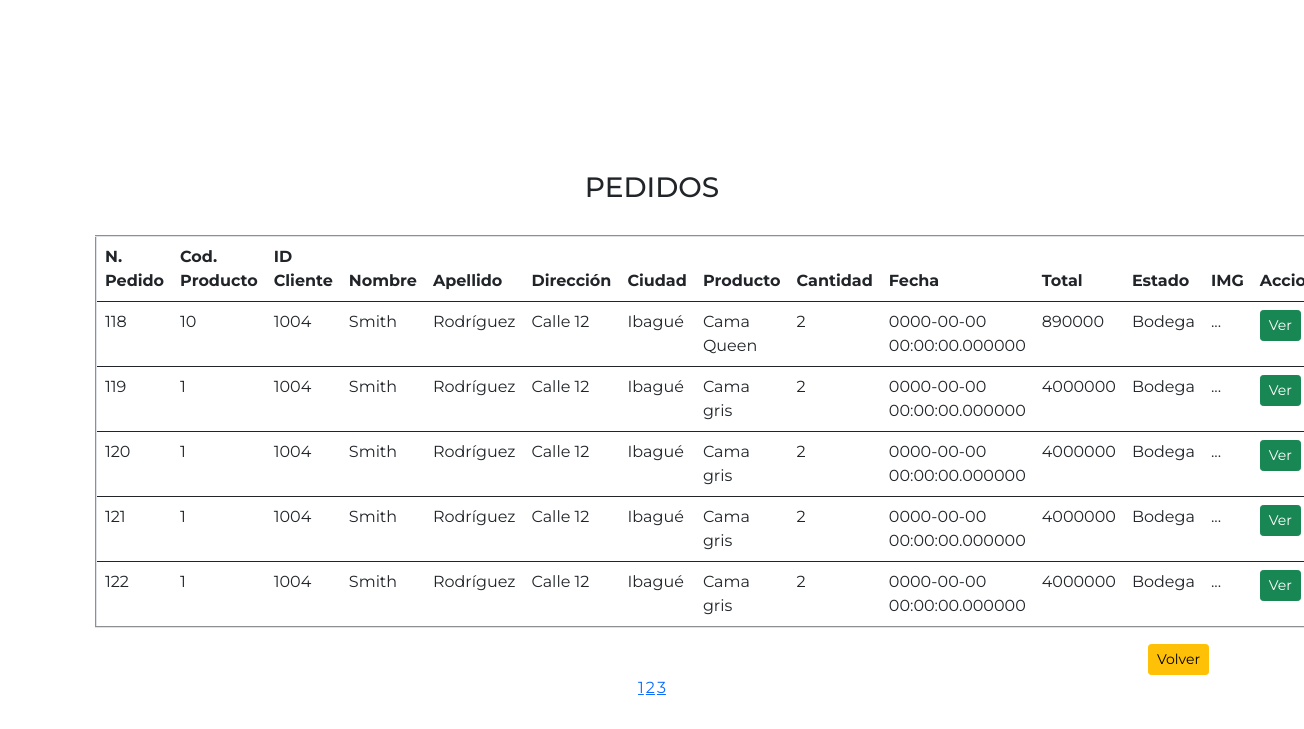
The page /compras/ver_pedidos.php on the database its author committed.
### tables this page shows
CREATE TABLE `comprobante` (
  `cod_comprobante` int(10) NOT NULL,
  `cod_producto` int(10) NOT NULL,
  `id_user` int(10) NOT NULL,
  `nombre` varchar(40) NOT NULL,
  `apellido` varchar(40) NOT NULL,
  `telefono` int(20) NOT NULL,
  `email` varchar(100) NOT NULL,
  `direccion` varchar(150) NOT NULL,
  `departamento` varchar(50) NOT NULL,
  `ciudad` varchar(40) NOT NULL,
  `codigo_postal` int(10) NOT NULL,
  `info_adicional` text NOT NULL,
  `nombre_producto` varchar(40) NOT NULL,
  `cantidad_compra` int(10) NOT NULL,
  `total` int(10) NOT NULL,
  `estado` int(10) NOT NULL,
  `fecha` varchar(200) NOT NULL,
  `img_producto` varchar(100) NOT NULL
);

### compras/ver_pedidos.php (the view, shortened to what this page needs)
<!DOCTYPE html>
<html lang="en">
<head>
    <link href="https://cdn.jsdelivr.net/npm/bootstrap@5.0.2/dist/css/bootstrap.min.css" rel="stylesheet">
</head>
<body>
<?php
	include("../conexion.php");
	$registros=5;
	if(isset($_GET["pagina"])){
		if($_GET["pagina"]==1){
			header("Location:ver_pedidos.php");
		}else{
			$pagina=$_GET["pagina"];
		}
	}else{
		$pagina=1;
	}
	$empieza=($pagina-1)*$registros;
	$sql_total="SELECT * FROM comprobante";
	$resultado=$conexiondb->prepare($sql_total);
	$resultado->execute(array());
	$numfilas=$resultado->rowCount();
	$totalpagina=ceil($numfilas/$registros);
	$registros=$conexiondb->query("SELECT * from comprobante LIMIT $empieza, $registros")->fetchALL(PDO::FETCH_OBJ);
	?>
<div class="container">
    <h3 class="Title_Con">PEDIDOS</h3>
    <div class="row">
				<form action="" method="POST" autocomplete="off">
					<table class="table table-hover" border="2px">
						<thead>
							<tr>
								<th>N. Pedido</th>
								<th>Cod. Producto</th>
								<th>ID Cliente</th>
								<th>Nombre</th>
								<th>Apellido</th>
								<th>Dirección</th>
								<th>Ciudad</th>
								<th>Producto</th>
								<th>Cantidad</th>
								<th>Fecha</th>
								<th>Total</th>
								<th>Estado</th>
								<th>IMG</th>
								<th>Acciones</th>
							</tr>
						</thead>
							<?php
							foreach ($registros as $persona) :
							?>
						<tbody>
							<tr>
								<td><?php echo $persona->cod_comprobante?></td>
								<td><?php echo $persona->cod_producto?></td>
								<td><?php echo $persona->id_user?></td>
								<td><?php echo $persona->nombre?></td>
								<td><?php echo $persona->apellido?></td>
								<td><?php echo $persona->direccion?></td>
								<td><?php echo $persona->ciudad?></td>
								<td><?php echo $persona->nombre_producto?></td>
								<td><?php echo $persona->cantidad_compra?></td>
								<td><?php echo $persona->fecha?></td>
								<td><?php echo $persona->total?></td>
								<?php
									if($persona->estado==1){
									$bodega="Bodega"
									?>
										<td><?php echo $bodega;?></td>
									<?php
									}else if($persona->estado==2){
									$despachado="Despachado"
									?>
										<td><?php echo $despachado;?></td>
									<?php
									} else if($persona->estado==3){
									$cancelado="Cancelado"
									?>
										<td><?php echo $cancelado;?></td>
									<?php
									}
									?>
								<td><input hidden type="text" name="ruta" value="<?php echo $persona->img_producto?>">...</td>
								<td><a href="ver_pedido_confirmado.php ?cod=<?php echo $persona->cod_comprobante?>"><input class="btn btn-success btn-sm" type="button" name="ver" value="Ver"></a></td>
							</tr>
								<?php
								endforeach;
								?>
						</tbody>
					</table>
					<td><a href="../usuarios/admin.php"><input id="volver" class="btn btn-warning btn-sm" type="button" name="admin" value="Volver" onmouseup="window.close()"></a></td>
				</form>
</div>
<table border="0" align="center">
	<tr><?php for($i=1; $i<=$totalpagina; $i++){?>
		<td><?php echo " <a href='?pagina=" . $i . "'>" . $i . "  </a>  ";?></td>
		<?php
		}
		?>
	</tr>
</table>
</body>
</html>

### compras/ver_pedidos.php (style rules this page uses)
body { background-image:url('../pictures/Login/AdobeStock_527445015.jpeg'); background-size: cover; font-family: 'Montserrat'; }
.container { margin-top: 150px; background-color:#fff; border:1px solid #fff; border-radius:3px; }
.Title_Con { text-align: center; margin:20px 0px 30px 0px; }
#volver { float: right; }

### rows shown on the page
comprobante: cod_comprobante "118", cod_producto "10", id_user "1004", nombre "Smith", apellido "Rodríguez", direccion "Calle 12", ciudad "Ibagué", nombre_producto "Cama Queen", cantidad_compra "2", fecha "0000-00-00 00:00:00.000000", total "890000", estado "Bodega"
comprobante: cod_comprobante "119", cod_producto "1", id_user "1004", nombre "Smith", apellido "Rodríguez", direccion "Calle 12", ciudad "Ibagué", nombre_producto "Cama gris", cantidad_compra "2", fecha "0000-00-00 00:00:00.000000", total "4000000", estado "Bodega"
comprobante: cod_comprobante "120", cod_producto "1", id_user "1004", nombre "Smith", apellido "Rodríguez", direccion "Calle 12", ciudad "Ibagué", nombre_producto "Cama gris", cantidad_compra "2", fecha "0000-00-00 00:00:00.000000", total "4000000", estado "Bodega"
comprobante: cod_comprobante "121", cod_producto "1", id_user "1004", nombre "Smith", apellido "Rodríguez", direccion "Calle 12", ciudad "Ibagué", nombre_producto "Cama gris", cantidad_compra "2", fecha "0000-00-00 00:00:00.000000", total "4000000", estado "Bodega"
comprobante: cod_comprobante "122", cod_producto "1", id_user "1004", nombre "Smith", apellido "Rodríguez", direccion "Calle 12", ciudad "Ibagué", nombre_producto "Cama gris", cantidad_compra "2", fecha "0000-00-00 00:00:00.000000", total "4000000", estado "Bodega"
